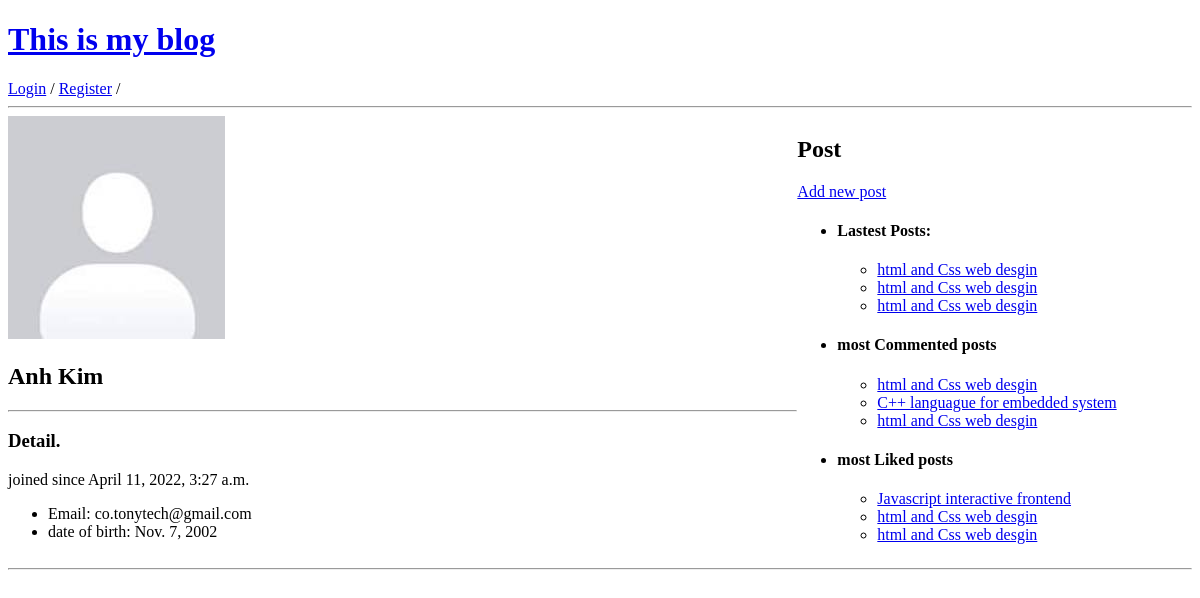
The page /account/profile/Anh-Kim/1 on the database as committed earlier.
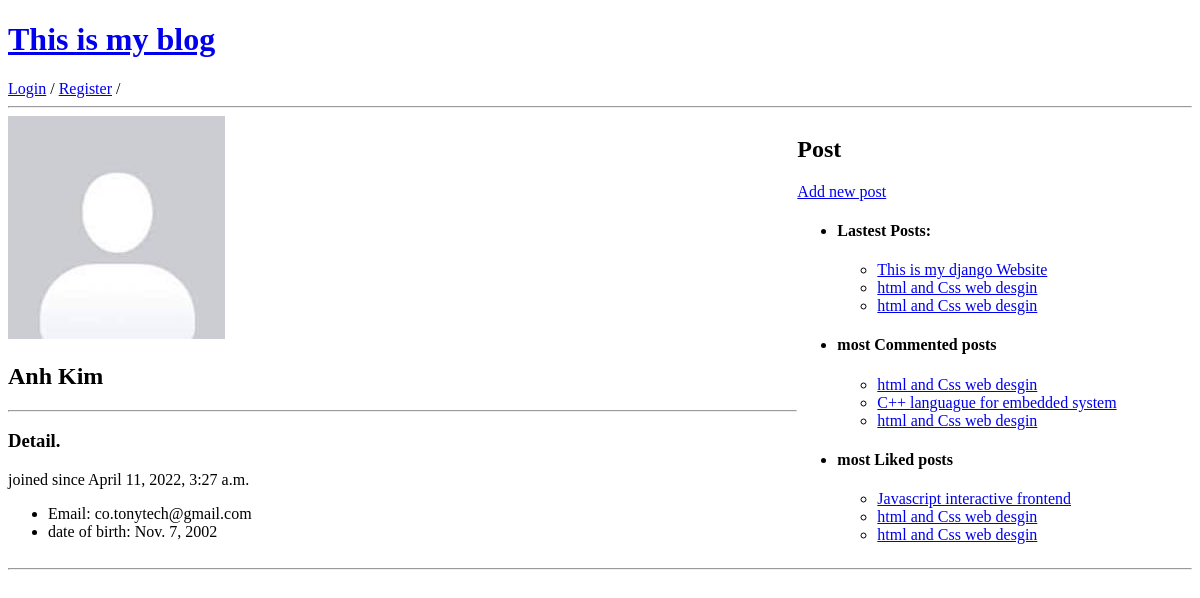
The same page on the database as committed later.
### account/models.py (models this page shows, shortened)
class Profile(models.Model):
    user = models.OneToOneField(settings.AUTH_USER_MODEL,
                                on_delete=models.CASCADE,
                                related_name='profile')
    create = models.DateTimeField(auto_now_add=True)
    update = models.DateTimeField(auto_now=True)
    date_of_birth = models.DateField(blank=True, null=True)
    slug = models.SlugField(max_length=20)
    avatar = models.ImageField(upload_to='user/%y/%m/%d')
    def get_name(self):
        return self.user.first_name.strip() + ' ' + self.user.last_name.strip()

### blogSite/models.py (models this page shows, shortened)
class Post(models.Model):
    STATUS_CHOICES = (
        ('draft', 'Draft'),
        ('published', 'Published')
    )
    title = models.CharField(max_length=200,blank=False, null=False)
    author = models.ForeignKey(User, on_delete= models.CASCADE, related_name='posts')
    slug = models.SlugField(max_length=10, unique_for_date='publish')
    body = models.TextField(blank=False, null=False)
    status = models.CharField(max_length=20,choices=STATUS_CHOICES, default='draft')
    publish = models.DateTimeField(default=timezone.now)
    create = models.DateTimeField(auto_now_add=True)
    update = models.DateTimeField(auto_now=True)
    object = models.Manager()
    published = PublishedManager()
    def __str__(self):
        return self.title
    class Meta:
        ordering = ['-update','-publish']
    def get_absolute_url(self):
        return reverse(
            'blogsite:post_detail',
            args=[
                self.publish.year,
                self.publish.month,
                self.publish.day,
                self.author.pk,
                self.slug
                ]
        )

### account/views.py (the view)
# urls.py: path('profile/<slug:slug>/<int:pk>',views.profile, name='profile'),
def profile(request, slug, pk):
    user = get_object_or_404(User,pk=pk)
    context = {'user':user}
    return render(request, 'account/profile/profile.html', context)

### blogSite/models.py (called while the page is built)
    def get_queryset(self):
        return super(PublishedManager,self).get_queryset().filter(status='published')

### blogSite/templatetags/custom_tags.py (called while the page is built)
@register.inclusion_tag('blogSite/post/feed.html')
def mostCommentPost(num = 5, user=None):
    if user:
        posts = Post.published\
            .filter(author=user)\
            .annotate(comment_count=Count('comments'))\
            .order_by('-comment_count')[:num]
    else:
        posts = Post.published\
            .annotate(comment_count=Count('comments'))\
            .order_by('-comment_count')[:num]
    return {'posts':posts, 'post_list':'most_comment'}

@register.inclusion_tag('blogSite/post/feed.html')
def  latestPost(num=5, user=None):
    if user:
        posts = Post.published\
            .filter(author=user)\
            .order_by('-update','-publish', '-create')[:num]
    else:
        posts = Post.published\
            .order_by('-update','-publish', '-create')[:num]
    return {'posts':posts, 'post_list':'latest_post'}

@register.inclusion_tag('blogSite/post/feed.html')
def mostLikePost(num, user=None):
    if user:
        posts = Post.published\
            .filter(author=user)\
            .annotate(
                like_count = Count('emotions')
            ).order_by('-like_count')[:num]
    else:
        posts = Post.published\
            .annotate(
                like_count = Count('emotions')
            ).order_by('-like_count')[:num]
    return {'posts':posts, 'post_list':'most_like'}

### account/templates/account/profile/profile.html
{% extends 'account/main.html' %}
{% load custom_tags %}
{% block content %}
<div style="display: grid; grid-template-columns: 2fr 1fr;">
    <div>
        <img src="{{user.profile.avatar.url}}" alt="">
        <h2>{{user.profile.get_name}}</h2>
        <hr>
        {% include 'account/profile/detail.html' with user=user %}
    </div>
    <div>
        <h2>Post</h2>
        <a href="{% url 'blogsite:post_create' %}">Add new post</a>
        <ul>
            <li><h4>Lastest Posts:</h4>{% latestPost 3 user %}</li>
            <li><h4>most Commented posts</h4>{% mostCommentPost 3 user %}</li>
            <li><h4>most Liked posts</h4>{% mostLikePost 3 user %}</li>
        </ul>
    </div>
</div>
<hr>
{% endblock %}

### account/templates/account/main.html
{% extends 'main.html' %}
{% block app %}
<div>
    {% block content %}
    {% endblock %}
</div>
{% endblock %}

### templates/main.html (shortened to what this page needs)
<!DOCTYPE html>
{% load static %}
<html lang="en">
<head>
</head>
<body>
    {% include 'nav.html' %}
    {% block app %}
    {%  endblock %}
</body>
</html>

### templates/nav.html
<span><h1> <a href="{% url 'blogsite:home' %}">This is my blog</a></h1></span>
{% if request.user.is_authenticated %}
    <span>Hello <a href="{{post.author.profile.get_absolute_url}}">{{request.user.profile.get_name}}</a></span>
    <span><a href="{% url 'account:logout' %}">Logout</a></span>
{% else %}
    <span><a href="{% url 'account:login' %}">Login</a> / </span>
{% endif %}
    <span> <a href="{% url 'account:register' %}">Register</a> /</span>
    <hr>

### account/templates/account/profile/detail.html (shortened to what this page needs)
<h3>Detail.</h3>
<p>joined since {{user.profile.create}}</p>
<ul>
    <li><span>Email: {{user.email}}</span></li>
    <li><span>date of birth: {{user.profile.date_of_birth}}</span></li>
</ul>

### blogSite/templates/blogSite/post/feed.html
{% load custom_tags %}
<div>
    <ul>
        {% for post in posts %}
        <li><a href="{{post.get_absolute_url}}">{{post}}</a></li>
        {% endfor %}
    </ul>
</div>

Rows that differ between the two databases and show on the page:
no longer on one of the page's lists (row unchanged): Post: title "html and Css web desgin"
added Post: title "This is my django Website"
shown differently, row unchanged: Post "C++ languague for embedded system": moves up the list
